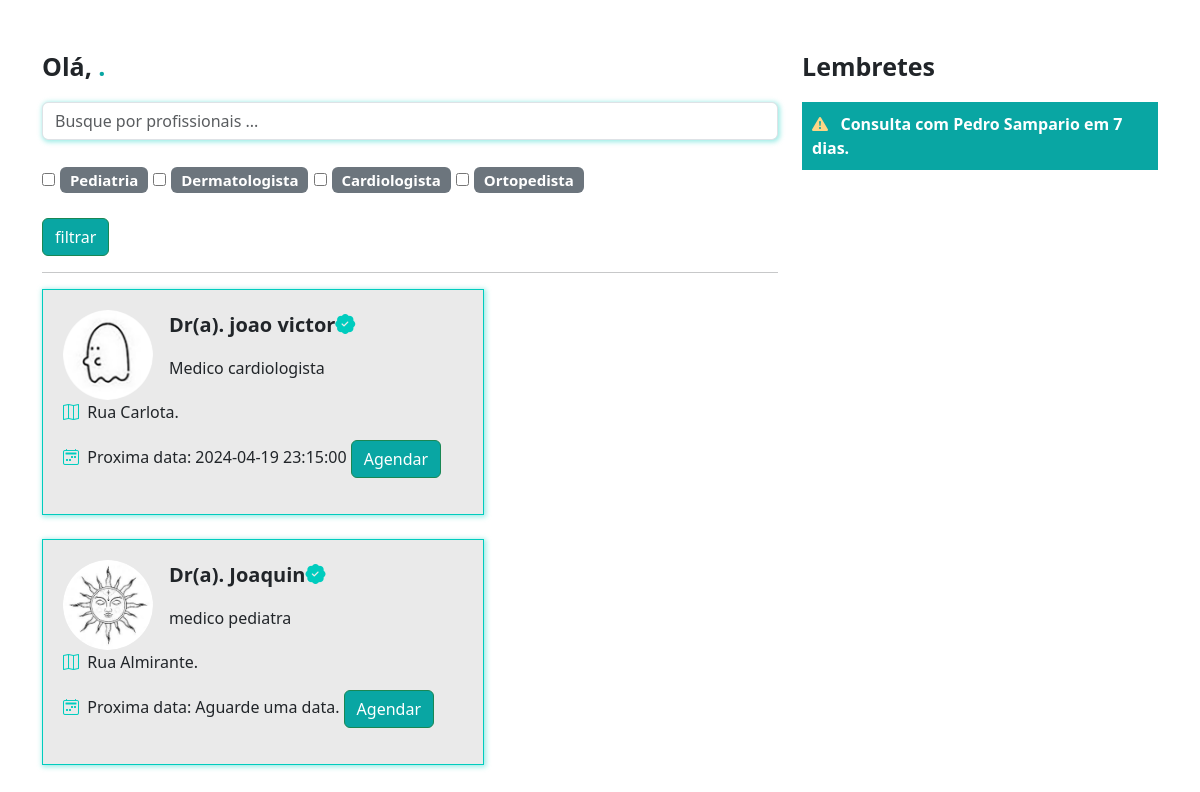
Before: /paciente/home/ with the older database file.
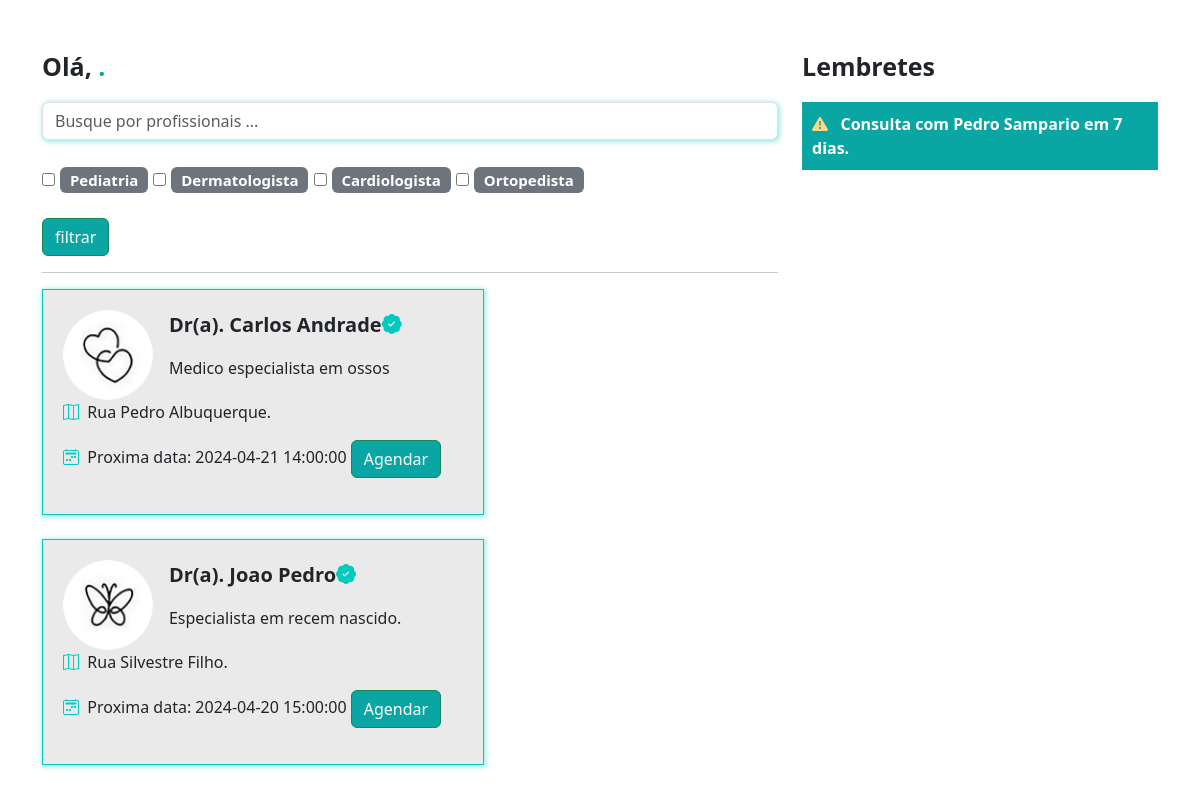
After: the same page with the newer database file.
### medico/models.py (models this page shows, shortened)
class Especialidades(models.Model):
    especialidade = models.CharField(max_length=100)

class DadosMedico(models.Model):
    crm = models.CharField(max_length=30)
    nome = models.CharField(max_length=100)
    cep = models.CharField(max_length=15)
    rua = models.CharField(max_length=100)
    bairro = models.CharField(max_length=100)
    numero = models.IntegerField()
    rg = models.ImageField(upload_to='rgs')
    cedula_identidade_medica = models.ImageField(upload_to='cim')
    foto = models.ImageField(upload_to='fotos_perfil')
    descricao = models.TextField()
    valor_consulta = models.FloatField(default=100)
    user = models.ForeignKey(User, on_delete=models.DO_NOTHING)
    especialidade = models.ForeignKey(Especialidades, on_delete=models.DO_NOTHING)
    @property
    def proxima_data(self):
        proxima_data = DatasAbertas.objects.filter(user=self.user).filter(data__gt=datetime.now()).filter(agendado=False).order_by('data').first()
        return proxima_data

class DatasAbertas(models.Model):
      data = models.DateTimeField()
      user = models.ForeignKey(User, on_delete=models.DO_NOTHING)
      agendado = models.BooleanField(default=False)
      def __str__(self):
          return str(self.data)

### paciente/views.py (the view)
# urls.py: 2. Add a URL to urlpatterns:  path('', views.home, name='home')
def home(request):
    if request.method == "GET":
        medico_filtrar = request.GET.get('medico')
        especialidades_filtrar = request.GET.getlist('especialidades')
        medicos = DadosMedico.objects.all()
        if medico_filtrar:
            medicos = medicos.filter(nome__icontains=medico_filtrar)
        if especialidades_filtrar:
            medicos = medicos.filter(especialidade_id__in=especialidades_filtrar)
        especialidades = Especialidades.objects.all()
        return render(request, 'home.html', {'medicos': medicos, 'especialidades': especialidades})

### paciente/templates/home.html
{% extends "base.html" %}
{% load static %}
{% block 'head' %}
    <link rel="stylesheet" href="{% static 'medicos/css/abrir_horario.css' %}">
    <link rel="stylesheet" href="{% static 'usuarios/css/usuarios.css' %}">
    <link rel="stylesheet" href="{% static 'medicos/css/cadastro_medico.css' %}">
    <link rel="stylesheet" href="{% static 'pacientes/css/home.css' %}">
    <link rel="stylesheet" href="https://cdn.jsdelivr.net/npm/bootstrap-icons@1.11.3/font/bootstrap-icons.min.css">
{% endblock 'head' %}
{% block 'body' %}
<br><br>
<div class="container">
    <div class="row">
        <div class="col-md-8">
            <p style="font-size: 25px" class="p-bold">Olá, <span class="color-dark">{{request.user.username}}.</span></p>
            <form action="{% url "home" %}" post="GET">
                <input type="text" class="form-control shadow-main-color" placeholder="Busque por profissionais ..." name="medico">
                <br>
                <div class="especialidades">
                    {% for especialidade in especialidades %}
                        <input type="checkbox" name="especialidades" value="{{especialidade.id}}">
                        <span class="badge bg-secondary">
                            {{especialidade.especialidade}}
                        </span>
                    {% endfor %}
                </div>
                <br>
                <input type="submit" value="filtrar" class="btn btn-success btn-dark-color">
            </form>
            <hr>
            <div class="list-medicos">
                {% for medico in medicos %}
                <div class="card-medicos shadow-main-color">
                    <div class="row">
                        <div class="col-md-3"><img src="{{medico.foto.url}}" class="foto-perfil-card" alt=""></div>
                        <div class="col-md">
                            <p style="font-size: 20px" class="p-bold">Dr(a). {{medico.nome}}<i class="bi bi-patch-check-fill icon-main"></i></p>
                            <p>{{medico.descricao}}</p>
                        </div>
                    </div>
                    <p><i class="bi bi-map icon-main"></i>&nbsp&nbspRua {{medico.rua}}.</p>
                    <p><i class="bi bi-calendar2-week icon-main"></i>&nbsp&nbspProxima data:
                        {% if medico.proxima_data %}
                            {{medico.proxima_data}}
                        {% else %}
                            Aguarde uma data.
                        {% endif %}
                    <a href="{% url "escolher_horario" medico.id %}" class="btn btn-success btn-dark-color">Agendar</a>
                </div>
                <br>
                {% endfor %}
            </div>
        </div>
        <div class="col-md-4">
            <p style="font-size: 25px" class="p-bold">Lembretes</p>
            <p class="bg-main-lembrete">
                <span class="p-bold"><i class="bi bi-exclamation-triangle-fill icon-differential"></i>&nbsp&nbsp Consulta com Pedro Sampario em 7 dias.</span>
            </p>
        </div>
    </div>
</div>
{% endblock 'body' %}

### templates/base.html (shortened to what this page needs)
{% load static %}
<!doctype html>
<html lang="en">
 <head>
    <link rel="stylesheet" href="{% static 'geral/css/base.css' %}">
    <link href="https://cdn.jsdelivr.net/npm/bootstrap@5.3.3/dist/css/bootstrap.min.css" rel="stylesheet">
    {% block 'head' %}{% endblock 'head' %}
 </head>
 <body>
    {% block 'body' %}{% endblock 'body' %}
 </body>
</html>

### templates/static/geral/css/base.css (style rules this page uses)
:root { --main-color: #00CCBE; --dark-color: #09A6A3; --contrast-color: #FFD686; }
.p-bold { font-weight: bold; }
.color-dark { color: var(--dark-color); }

### templates/static/usuarios/css/usuarios.css (style rules this page uses)
.btn-dark-color { background-color: var(--dark-color); color: white; }

### templates/static/medicos/css/cadastro_medico.css (style rules this page uses)
.shadow-main-color { box-shadow: 1px 1px 5px 1px rgba(0, 204, 190,.4); }

### templates/static/pacientes/css/home.css (style rules this page uses)
.especialidades { font-size: 20px; }
.card-medicos { width: 60%; background-color: #EAEAEA; border: 1px solid var(--main-color); padding: 20px; }
.foto-perfil-card { width: 90px; height: 90px; border-radius: 45px; }
.icon-main { color: var(--main-color); }
.bg-main-lembrete { background-color: var(--dark-color); padding: 10px; color: white; }
.icon-differential { color: var(--contrast-color); }

Changed rows visible on the page:
removed DadosMedico: foto (picture), nome "joao victor", descricao "Medico cardiologista", rua "Carlota", proxima_data "2024-04-19 23:15:00"
removed DadosMedico: foto (picture), nome "Joaquin", descricao "medico pediatra", rua "Almirante", shows "Aguarde uma data."
added DadosMedico: foto (picture), nome "Carlos Andrade", descricao "Medico especialista em ossos", rua "Pedro Albuquerque", proxima_data "2024-04-21 14:00:00"
added DadosMedico: foto (picture), nome "Joao Pedro", descricao "Especialista em recem nascido.", rua "Silvestre Filho", proxima_data "2024-04-20 15:00:00"
